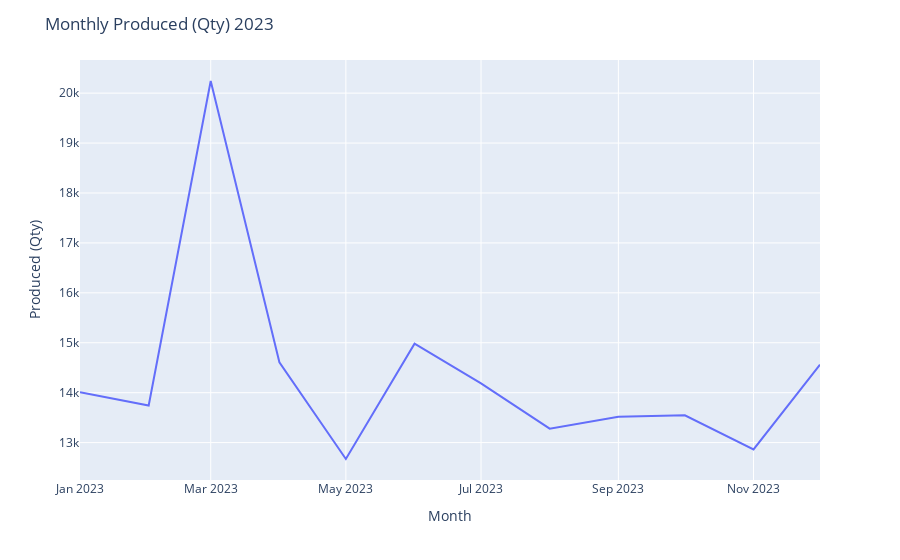

Source (notebook cell):
### Markdown cell above
### Produced (Qty)

### Code cell
fig = px.line(slice_data_monthly, x=slice_data_monthly.index, y="Produced (Qty)")
fig.update_layout(
    yaxis_title="Produced (Qty)", 
    xaxis_title="Month",
    title="Monthly Produced (Qty) 2023"
)
fig.show()

### Figure 1 — Plotly figure (JSON) as saved in the notebook; plotly's stock layout.template omitted (floating-point values rounded to 4 significant figures)
{"data": [{"hovertemplate": "Date=%{x}<br>Produced (Qty)=%{y}<extra></extra>", "legendgroup": "", "line": {"color": "#636efa", "dash": "solid"}, "marker": {"symbol": "circle"}, "mode": "lines", "name": "", "orientation": "v", "showlegend": false, "type": "scatter", "x": ["2023-01-01T00:00:00", "2023-02-01T00:00:00", "2023-03-01T00:00:00", "2023-04-01T00:00:00", "2023-05-01T00:00:00", "2023-06-01T00:00:00", "2023-07-01T00:00:00", "2023-08-01T00:00:00", "2023-09-01T00:00:00", "2023-10-01T00:00:00", "2023-11-01T00:00:00", "2023-12-01T00:00:00"], "xaxis": "x", "y": [14007, 13744, 20243, 14608, 12672, 14982, 14185, 13280, 13519, 13546, 12864, 14560], "yaxis": "y"}], "layout": {"autosize": true, "legend": {"tracegroupgap": 0}, "margin": {"t": 60}, "title": {"text": "Monthly Produced (Qty) 2023"}, "xaxis": {"anchor": "y", "autorange": true, "domain": [0, 1], "range": ["2023-01-01", "2023-12-01"], "title": {"text": "Month"}, "type": "date"}, "yaxis": {"anchor": "x", "autorange": true, "domain": [0, 1], "range": [12250.0, 20660.0], "title": {"text": "Produced (Qty)"}, "type": "linear"}}}
